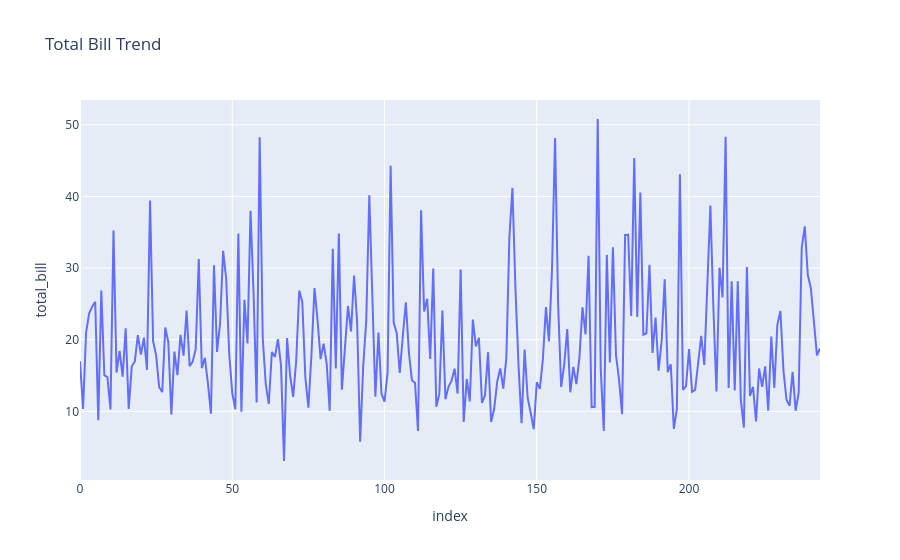

Here is the notebook cell this chart was saved with:
### Code cell
import plotly.express as px
px.line(tips, y='total_bill', title='Total Bill Trend')

### Figure 1 — Plotly figure (JSON) as saved in the notebook; plotly's stock layout.template omitted (floating-point values rounded to 4 significant figures; data arrays with more than 128 entries replaced by an {"elided": "..."} marker saying what was removed)
{"data": [{"hovertemplate": "index=%{x}<br>total_bill=%{y}<extra></extra>", "legendgroup": "", "line": {"color": "#636efa", "dash": "solid"}, "marker": {"symbol": "circle"}, "mode": "lines", "name": "", "orientation": "v", "showlegend": false, "type": "scatter", "x": {"elided": "244 int values"}, "xaxis": "x", "y": {"elided": "244 float values"}, "yaxis": "y"}], "layout": {"legend": {"tracegroupgap": 0}, "title": {"text": "Total Bill Trend"}, "xaxis": {"anchor": "y", "domain": [0, 1], "title": {"text": "index"}}, "yaxis": {"anchor": "x", "domain": [0, 1], "title": {"text": "total_bill"}}}}
